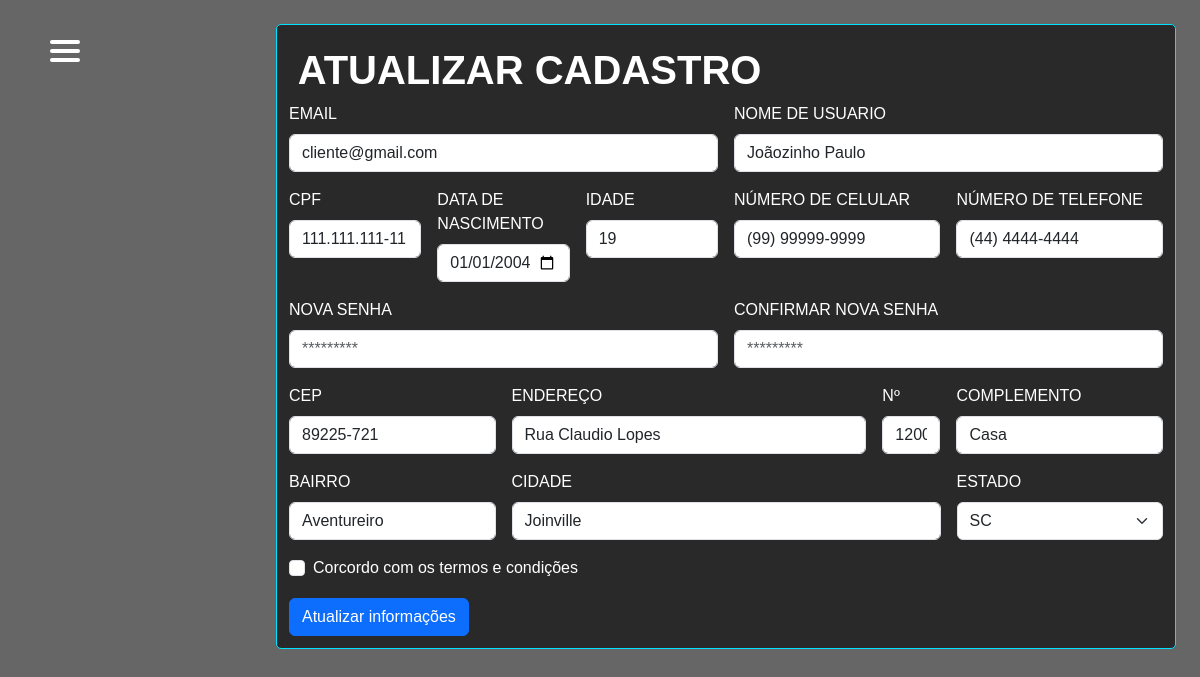
Screenshot of /view/perfil.php (signed in) with the database file from the repository.
### tables this page shows
CREATE TABLE usuarios(
id_user int NOT NULL PRIMARY KEY AUTO_INCREMENT,
cpf varchar(15),
data_nasc date,
idade int,
username varchar(100),
email varchar(150),
pass_key varchar(200),
cellphone varchar(15),
telephone varchar(15),
address varchar(200),
number_home int (10),
complement varchar(200),
district varchar(100),
city varchar(100),
state varchar(2),
zip varchar(10), 
data_reg datetime,
sts int);

### view/perfil.php (the view, shortened to what this page needs)
<?php
require_once 'header.php';
require_once '../config/conexao.php';
$username = $_SESSION['username'];
$sql = "SELECT * FROM usuarios
WHERE username = '" . $username . "' ";
$result = mysqli_query($conn, $sql);
$dados_user = mysqli_fetch_array($result);
?>
<div class="container-detail">
  <h1 class='title'>ATUALIZAR CADASTRO</h1>
  <form class="row g-3 needs-validation" action="../config/update_dados.php" method="POST" novalidate>
    <div class="col-md-6">
      <label for="inputEmail" class="form-label">EMAIL</label>
      <input type="text" class="form-control" id="inputEmail" name="inputEmail" value="<?php echo $dados_user[5]; ?>" required>
    </div>
    <div class="col-md-6">
      <label for="inputUser" class="form-label">NOME DE USUARIO</label>
      <input type="text" class="form-control" id="inputUser" name="inputUser" value="<?php echo $dados_user[4]; ?>" required>
    </div>
    <div class="col-md-2">
      <label for="cpf" class="form-label">CPF</label>
      <input type="text" class="form-control" id="cpf" name="cpf" value="<?php echo $dados_user[1]; ?>" placeholder="Ex: 000.000.000-00" maxlength="14" required>
    </div>
    <div class="col-md-2">
      <label for="dateN" class="form-label">DATA DE NASCIMENTO</label>
      <input type="date" class="form-control" id="dateN" name="dateN" onblur="calculaIdade()" value="<?php echo $dados_user[2]; ?>" onblur="teste()" required>
    </div>
    <div class="col-md-2">
      <label for="idade" class="form-label">IDADE</label>
      <input type="text" class="form-control" id="idade" name="idade" value="<?php echo $dados_user[3];?>" readonly>
    </div>
    <div class="col-3">
      <label for="inputCellphone" class="form-label">NÚMERO DE CELULAR</label>
      <input type="text" class="form-control" id="inputCellphone" name="inputCellphone" placeholder="(47) 9 9999-9999" maxlength="15" value="<?php echo $dados_user[7]; ?>">
    </div>
    <div class="col-3">
      <label for="inputTelephone" class="form-label">NÚMERO DE TELEFONE</label>
      <input type="text" class="form-control" id="inputTelephone" name="inputTelephone" placeholder="(47) 3333-3333" maxlength="14" value="<?php echo $dados_user[8]; ?>">
    </div>
    <div class="col-md-6">
      <label for="inputPassword4" class="form-label">NOVA SENHA</label>
      <input type="password" class="form-control" id="inputPassword" placeholder="*********" name="inputPassword">
    </div>
    <div class="col-md-6">
      <label for="inputPassword5" class="form-label">CONFIRMAR NOVA SENHA</label>
      <input type="password" class="form-control" id="inputPassworC" placeholder="*********" name="inputPasswordC">
    </div>
    <div class="col-md-3">
      <label for="inputZip" class="form-label">CEP</label>
      <input type="text" class="form-control" id="inputZip" name="inputZip" placeholder="Ex: 12345-777" maxlength="9" value="<?php echo $dados_user[15]; ?>" aria-describedby="validationServer05Feedback" required>
    </div>
    <div class="col-md-5">
      <label for="inputAddress" class="form-label">ENDEREÇO</label>
      <input type="text" class="form-control" id="inputAddress" placeholder="1234 Main St" name="inputAddress" value="<?php echo $dados_user[9]; ?>" aria-describedby="validationServer03Feedback" required>
    </div>
    <div class="col-md-1">
      <label for="inputNumber" class="form-label">Nº</label>
      <input type="text" class="form-control" id="inputNumber" placeholder=" 800" name="inputNumber" value="<?php echo $dados_user[10]; ?>" aria-describedby="validationServer03Feedback" required>
    </div>
    <div class="col-md-3">
      <label for="inputComplement" class="form-label">COMPLEMENTO</label>
      <input type="text" class="form-control" id="inputComplement" placeholder="Apartment, studio, or floor" name="inputComplement" value="<?php echo $dados_user[11]; ?>" aria-describedby="validationServer03Feedback" required>
    </div>
    <div class="col-md-3">
      <label for="inputDistrict" class="form-label">BAIRRO</label>
      <input type="text" class="form-control" id="inputDistrict" name="inputDistrict" value="<?php echo $dados_user[12]; ?>" aria-describedby="validationServer03Feedback" required>
    </div>
    <div class="col-md-6">
      <label for="inputCity" class="form-label">CIDADE</label>
      <input type="text" class="form-control" id="inputCity" name="inputCity" placeholder="Ex: São-Paulo" value="<?php echo $dados_user[13]; ?>" aria-describedby="validationServer03Feedback" required>
    </div>
    <div class="col-md-3">
      <label for="inputState" class="form-label">ESTADO</label>
      <select class="form-select" id="inputState" name="inputState" aria-describedby="validationServer04Feedback" required>
        <?php
        if ($dados_user[14]) {
          echo '<option value="">' . $dados_user[14] . '</option>';
        } else {
          echo '<option value="">Selecione</option>';
        }
        ?>
      </select>
    </div>
    <div class="col-12">
      <div class="form-check">
        <input class="form-check-input" type="checkbox" value="" id="invalidCheck" required>
        <label class="form-check-label" for="invalidCheck">
          Corcordo com os termos e condições
        </label>
      </div>
    </div>
    <div class="col-12">
      <button class="btn btn-primary" type="submit">Atualizar informações</button>
    </div>
  </form>
</div>
</body>
</html>

### assets/css/index.css (style rules this page uses)
* { margin: 0; padding: 0; box-sizing: border-box; }
body { background: linear-gradient(rgba(0, 0, 0, 0.6), rgba(0, 0, 0, 0.6)), url(/assets/images/lindo-carro-no-servico-de-lavagem.jpg); background-size: cover; font-family: "Avenir Next", "Avenir", sans-serif; }
.title { font-weight: bold; margin: 1%; }
.container-detail { display: flex; flex-wrap: wrap; background-color: #8b8b8b; width: 75%; height: auto; padding: 1%; margin: 2% 0 1% 23%; background-color: transparent; border: #00E0FF 1px solid; border-radius: 5px; background-color: rgba(0, 0, 0, 0.6); color: #FFFF; backdrop-filter: blur(0.2rem); }

### rows the page displays
usuarios: inputEmail "cliente@gmail.com", inputUser "Joãozinho Paulo", cpf "111.111.111-11", dateN "01/01/2004", idade "19", inputCellphone "(99) 99999-9999", inputTelephone "(44) 4444-4444", inputZip "89225-721", inputAddress "Rua Claudio Lopes", inputNumber "1200", inputComplement "Casa", inputDistrict "Aventureiro", inputCity "Joinville", inputState "SC"
